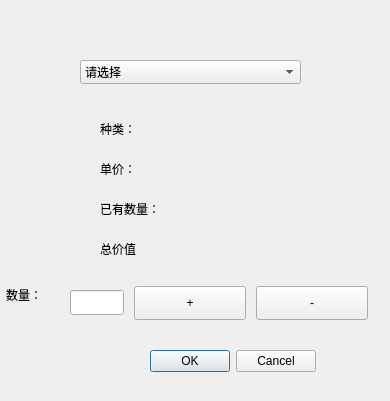
<?xml version="1.0" encoding="UTF-8"?>
<ui version="4.0">
 <class>windowBuy</class>
 <widget class="QDialog" name="windowBuy">
  <property name="geometry">
   <rect>
    <x>0</x>
    <y>0</y>
    <width>390</width>
    <height>401</height>
   </rect>
  </property>
  <property name="sizePolicy">
   <sizepolicy hsizetype="Minimum" vsizetype="Minimum">
    <horstretch>0</horstretch>
    <verstretch>0</verstretch>
   </sizepolicy>
  </property>
  <property name="minimumSize">
   <size>
    <width>390</width>
    <height>280</height>
   </size>
  </property>
  <property name="windowTitle">
   <string>Dialog</string>
  </property>
  <widget class="QDialogButtonBox" name="buttonBox">
   <property name="geometry">
    <rect>
     <x>-25</x>
     <y>345</y>
     <width>341</width>
     <height>32</height>
    </rect>
   </property>
   <property name="orientation">
    <enum>Qt::Horizontal</enum>
   </property>
   <property name="standardButtons">
    <set>QDialogButtonBox::Cancel|QDialogButtonBox::Ok</set>
   </property>
  </widget>
  <widget class="QLabel" name="lbName">
   <property name="geometry">
    <rect>
     <x>200</x>
     <y>112</y>
     <width>161</width>
     <height>28</height>
    </rect>
   </property>
   <property name="lineWidth">
    <number>10</number>
   </property>
   <property name="text">
    <string/>
   </property>
   <property name="alignment">
    <set>Qt::AlignCenter</set>
   </property>
   <property name="margin">
    <number>5</number>
   </property>
  </widget>
  <widget class="QLabel" name="lbHaveNum">
   <property name="geometry">
    <rect>
     <x>200</x>
     <y>190</y>
     <width>91</width>
     <height>28</height>
    </rect>
   </property>
   <property name="lineWidth">
    <number>10</number>
   </property>
   <property name="text">
    <string/>
   </property>
   <property name="alignment">
    <set>Qt::AlignCenter</set>
   </property>
   <property name="margin">
    <number>5</number>
   </property>
  </widget>
  <widget class="QComboBox" name="comboBox">
   <property name="geometry">
    <rect>
     <x>80</x>
     <y>60</y>
     <width>221</width>
     <height>24</height>
    </rect>
   </property>
   <property name="currentText">
    <string>StrawberryFruit</string>
   </property>
   <item>
    <property name="text">
     <string>请选择</string>
    </property>
   </item>
   <item>
    <property name="text">
     <string>Chili</string>
    </property>
   </item>
   <item>
    <property name="text">
     <string>Tomato</string>
    </property>
   </item>
   <item>
    <property name="text">
     <string>Strawberry</string>
    </property>
   </item>
   <item>
    <property name="text">
     <string>Normal Fertilizer</string>
    </property>
   </item>
   <item>
    <property name="text">
     <string>Good Fertilizer</string>
    </property>
   </item>
   <item>
    <property name="text">
     <string>ChiliFruit</string>
    </property>
   </item>
   <item>
    <property name="text">
     <string>TomatoFruit</string>
    </property>
   </item>
   <item>
    <property name="text">
     <string>StrawberryFruit</string>
    </property>
   </item>
  </widget>
  <widget class="QLabel" name="label">
   <property name="geometry">
    <rect>
     <x>100</x>
     <y>120</y>
     <width>81</width>
     <height>18</height>
    </rect>
   </property>
   <property name="text">
    <string>种类：</string>
   </property>
  </widget>
  <widget class="QLabel" name="label_2">
   <property name="geometry">
    <rect>
     <x>100</x>
     <y>200</y>
     <width>81</width>
     <height>18</height>
    </rect>
   </property>
   <property name="text">
    <string>已有数量：</string>
   </property>
  </widget>
  <widget class="QLabel" name="label_3">
   <property name="geometry">
    <rect>
     <x>100</x>
     <y>240</y>
     <width>81</width>
     <height>18</height>
    </rect>
   </property>
   <property name="text">
    <string>总价值</string>
   </property>
  </widget>
  <widget class="QLabel" name="lbPrice">
   <property name="geometry">
    <rect>
     <x>210</x>
     <y>240</y>
     <width>111</width>
     <height>18</height>
    </rect>
   </property>
   <property name="text">
    <string/>
   </property>
  </widget>
  <widget class="QLabel" name="label_4">
   <property name="geometry">
    <rect>
     <x>100</x>
     <y>160</y>
     <width>81</width>
     <height>18</height>
    </rect>
   </property>
   <property name="text">
    <string>单价：</string>
   </property>
  </widget>
  <widget class="QLabel" name="lbSinglePrice">
   <property name="geometry">
    <rect>
     <x>200</x>
     <y>160</y>
     <width>91</width>
     <height>18</height>
    </rect>
   </property>
   <property name="text">
    <string/>
   </property>
  </widget>
  <widget class="QLabel" name="label_5">
   <property name="geometry">
    <rect>
     <x>6</x>
     <y>286</y>
     <width>54</width>
     <height>18</height>
    </rect>
   </property>
   <property name="sizePolicy">
    <sizepolicy hsizetype="Minimum" vsizetype="Minimum">
     <horstretch>0</horstretch>
     <verstretch>0</verstretch>
    </sizepolicy>
   </property>
   <property name="text">
    <string>数量：</string>
   </property>
  </widget>
  <widget class="QPushButton" name="pushButtonPlus">
   <property name="geometry">
    <rect>
     <x>134</x>
     <y>286</y>
     <width>112</width>
     <height>34</height>
    </rect>
   </property>
   <property name="sizePolicy">
    <sizepolicy hsizetype="Fixed" vsizetype="Fixed">
     <horstretch>0</horstretch>
     <verstretch>0</verstretch>
    </sizepolicy>
   </property>
   <property name="text">
    <string>+</string>
   </property>
  </widget>
  <widget class="QPushButton" name="pushButtonMInus">
   <property name="geometry">
    <rect>
     <x>256</x>
     <y>286</y>
     <width>112</width>
     <height>34</height>
    </rect>
   </property>
   <property name="sizePolicy">
    <sizepolicy hsizetype="Fixed" vsizetype="Fixed">
     <horstretch>0</horstretch>
     <verstretch>0</verstretch>
    </sizepolicy>
   </property>
   <property name="text">
    <string>-</string>
   </property>
  </widget>
  <widget class="QLineEdit" name="lineEdit">
   <property name="geometry">
    <rect>
     <x>70</x>
     <y>290</y>
     <width>54</width>
     <height>25</height>
    </rect>
   </property>
  </widget>
 </widget>
 <resources/>
 <connections>
  <connection>
   <sender>buttonBox</sender>
   <signal>accepted()</signal>
   <receiver>windowBuy</receiver>
   <slot>accept()</slot>
   <hints>
    <hint type="sourcelabel">
     <x>248</x>
     <y>254</y>
    </hint>
    <hint type="destinationlabel">
     <x>157</x>
     <y>274</y>
    </hint>
   </hints>
  </connection>
  <connection>
   <sender>buttonBox</sender>
   <signal>rejected()</signal>
   <receiver>windowBuy</receiver>
   <slot>reject()</slot>
   <hints>
    <hint type="sourcelabel">
     <x>316</x>
     <y>260</y>
    </hint>
    <hint type="destinationlabel">
     <x>286</x>
     <y>274</y>
    </hint>
   </hints>
  </connection>
 </connections>
</ui>
